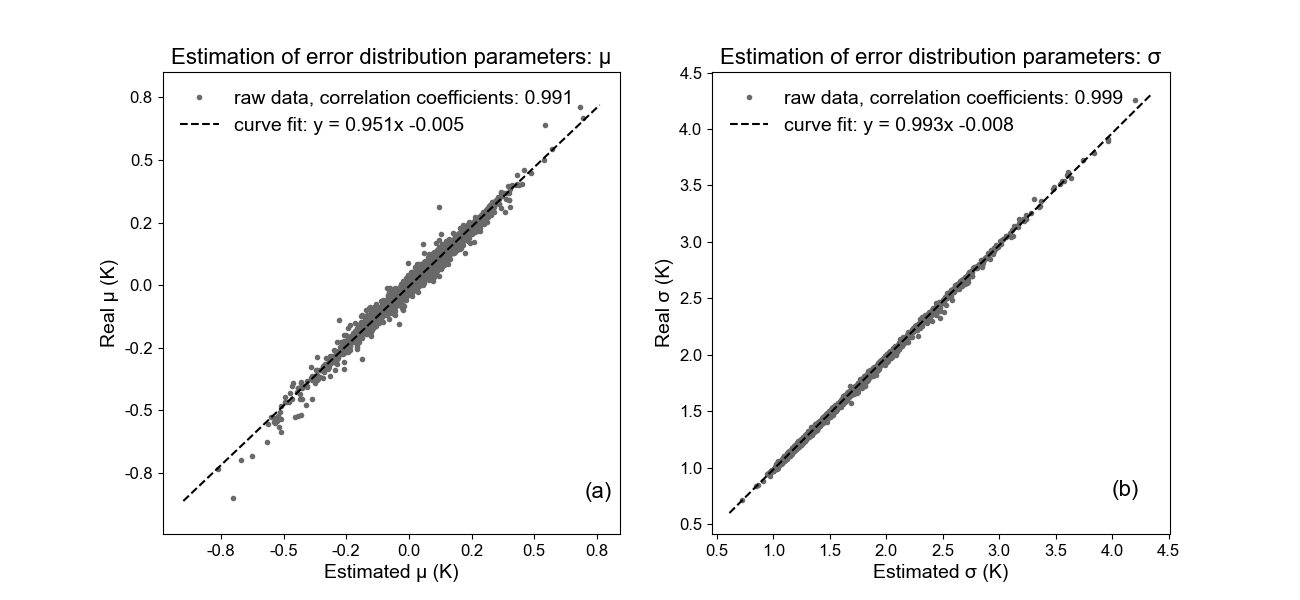

Reproduce this figure in Python.
#! /usr/bin/env python
# -*- coding: utf-8 -*-
'''
@FILE      : N01.py
@TIME      : 2024/03/29 16:08:07
@AUTHOR    : wangyu / NMC
@VERSION   : 1.0
@DESC      : 对 融合预报 误差模型 进行评估
'''


### to import parent dir files ###
# import os, sys
### this is for jupyter notebook ###
#current_folder = globals()['_dh'][0]
#parentdir = os.path.dirname(current_folder)
### this is for normal python file ###
#parentdir = os.path.dirname(os.path.dirname(os.path.abspath(__file__)))
#sys.path.insert(0,parentdir)

import numpy as np 
import pandas as pd
from scipy import stats 
import fitter 

import matplotlib
#matplotlib.use('Agg')
from matplotlib import pyplot as plt 
from matplotlib.ticker import MultipleLocator, FormatStrFormatter
from matplotlib.font_manager import FontProperties


lgd_font = FontProperties(family='Times New Roman', size=14)
title_font = {'fontname': 'Times New Roman', 'fontsize': 16}
axis_font = {'fontname': 'Times New Roman', 'fontsize': 14}
tick_font = {'fontname': 'Times New Roman', 'fontsize': 12}


def prepare(fn_err_ec, fn_err_ncep, fn_err_cma, fn_err_jp, fn_err_bld, fn_output): 
    """
    """
    raw_mat1 = pd.read_csv(fn_err_ec)
    err_mat1 = raw_mat1.iloc[:, 8:].values 
    err_mat1[err_mat1 > 9990] = np.nan 
    
    raw_mat2 = pd.read_csv(fn_err_ncep)
    err_mat2 = raw_mat2.iloc[:, 8:].values 
    err_mat2[err_mat2 > 9990] = np.nan 

    raw_mat3 = pd.read_csv(fn_err_cma)
    err_mat3 = raw_mat3.iloc[:, 8:].values 
    err_mat3[err_mat3 > 9990] = np.nan 

    raw_mat4 = pd.read_csv(fn_err_jp)
    err_mat4 = raw_mat4.iloc[:, 8:].values 
    err_mat4[err_mat4 > 9990] = np.nan 

    raw_mat_bld = pd.read_csv(fn_err_bld)
    err_mat_bld = raw_mat_bld.iloc[:, 8:].values 
    err_mat_bld[err_mat_bld > 9990] = np.nan 

    # station id 
    st_ids = raw_mat1.iloc[:, 3].values
    st_err_dif = np.zeros((len(st_ids), 24))
    st_err_dif[:, 0] = st_ids
    st_err_dif[:, 1] = raw_mat1.iloc[:, 4].values
    st_err_dif[:, 2] = raw_mat1.iloc[:, 5].values

    for i in range(len(st_ids)): 
        stid = st_ids[i]
        mae1 = np.nanmean(np.abs(err_mat1[i, :]))
        mae2 = np.nanmean(np.abs(err_mat2[i, :]))
        mae3 = np.nanmean(np.abs(err_mat3[i, :]))
        mae4 = np.nanmean(np.abs(err_mat4[i, :]))
        mae_bld = np.nanmean(np.abs(err_mat_bld[i, :]))

        # 拟合 正态分布 曲线
        fit1 = fitter.Fitter(err_mat1[i, :], xmin=-15, xmax=15, distributions=['norm'])
        fit2 = fitter.Fitter(err_mat2[i, :], xmin=-15, xmax=15, distributions=['norm'])
        fit3 = fitter.Fitter(err_mat3[i, :], xmin=-15, xmax=15, distributions=['norm'])
        fit4 = fitter.Fitter(err_mat4[i, :], xmin=-15, xmax=15, distributions=['norm'])
        fit_bld = fitter.Fitter(err_mat_bld[i, :], xmin=-15, xmax=15, distributions=['norm'])
        fit1.fit()
        fit2.fit()
        fit3.fit()
        fit4.fit()
        fit_bld.fit()
        par1 = fit1.get_best()['norm']
        par2 = fit2.get_best()['norm']
        par3 = fit3.get_best()['norm']
        par4 = fit4.get_best()['norm']
        par_bld = fit_bld.get_best()['norm']

        # ec, ncep, cma-gfs 拟合正态分布曲线的参数： loc, scale, 
        # ec
        st_err_dif[i, 3] = par1['loc']
        st_err_dif[i, 4] = par1['scale']
        st_err_dif[i, 5] = mae1
        # ncep
        st_err_dif[i, 6] = par2['loc']
        st_err_dif[i, 7] = par2['scale']
        st_err_dif[i, 8] = mae2 
        # cma-gfs
        st_err_dif[i, 9] = par3['loc']
        st_err_dif[i, 10] = par3['scale']
        st_err_dif[i, 11] = mae3
        # jp 
        st_err_dif[i, 12] = par4['loc']
        st_err_dif[i, 13] = par4['scale']
        st_err_dif[i, 14] = mae4
        # bld 
        st_err_dif[i, 15] = par_bld['loc']
        st_err_dif[i, 16] = par_bld['scale']
        st_err_dif[i, 17] = mae_bld

        # corrcoef
        ec_fst = err_mat1[i, :]
        ncep_fst = err_mat2[i, :]
        cma_fst = err_mat3[i, :]
        jp_fst = err_mat4[i, :]
        ec_fst[np.isnan(ec_fst)] = 0
        ncep_fst[np.isnan(ncep_fst)] = 0
        cma_fst[np.isnan(cma_fst)] = 0
        jp_fst[np.isnan(jp_fst)] = 0

        st_err_dif[i, 18] = np.corrcoef(ec_fst, ncep_fst)[0, 1]
        st_err_dif[i, 19] = np.corrcoef(ec_fst, cma_fst)[0, 1]
        st_err_dif[i, 20] = np.corrcoef(ec_fst, jp_fst)[0, 1]
        st_err_dif[i, 21] = np.corrcoef(ncep_fst, cma_fst)[0, 1]
        st_err_dif[i, 22] = np.corrcoef(ncep_fst, jp_fst)[0, 1]
        st_err_dif[i, 23] = np.corrcoef(cma_fst, jp_fst)[0, 1]

    # 对 st_err_dif, 按 pdf 误差 从大到小 排序
    header1 = 'stid, lon, lat, ec_norm_loc, ec_norm_scale, ec_mae, \
                ncep_norm_loc, ncep_norm_scale, ncep_mae, cma_norm_loc, cma_norm_scale, cma_mae, \
                jp_norm_loc, jp_norm_scale, jp_mae, blend_norm_loc, blend_norm_scale, blend_mae, \
                cc_ec_ncep, cc_ec_cma, cc_ec_jp, cc_ncep_cma, cc_ncep_jp, cc_cma_jp'
    fmt1 = '%d %.2f %.2f'+'%8.4f'*21
    np.savetxt(fn_output, st_err_dif, fmt=fmt1, header=header1)



def figN01(fn_data): 
    dmat = np.loadtxt(fn_data, )
    data_df = pd.DataFrame(dmat, columns=['stid', 'lon', 'lat', 
                                          'ec_loc', 'ec_scale', 'ec_mae', 
                                          'ncep_loc', 'ncep_scale', 'ncep_mae', 
                                          'cma_loc', 'cma_scale', 'cma_mae', 
                                          'jp_loc', 'jp_scale', 'jp_mae', 
                                          'blend_loc', 'blend_scale', 'blend_mae', 
                                          'cc_ec_ncep', 'cc_ec_cma', 'cc_ec_jp', 
                                          'cc_ncep_cma', 'cc_ncep_jp', 'cc_cma_jp'])

    data_df.dropna(axis=0, inplace=True)


    ec_loc = data_df['ec_loc'].values
    ec_scale = data_df['ec_scale'].values
    ec_mae = data_df['ec_mae'].values 
    ncep_loc = data_df['ncep_loc'].values
    ncep_scale = data_df['ncep_scale'].values
    ncep_mae = data_df['ncep_mae'].values 
    cma_loc = data_df['cma_loc'].values
    cma_scale = data_df['cma_scale'].values
    cma_mae = data_df['cma_mae'].values 
    jp_loc = data_df['jp_loc'].values
    jp_scale = data_df['jp_scale'].values
    jp_mae = data_df['jp_mae'].values 
    bld_loc_real = data_df['blend_loc'].values
    bld_sig_real = data_df['blend_scale'].values
    cc_ec_ncep = data_df['cc_ec_ncep'].values 
    cc_ec_cma = data_df['cc_ec_cma'].values 
    cc_ec_jp = data_df['cc_ec_jp'].values
    cc_ncep_cma = data_df['cc_ncep_cma'].values 
    cc_ncep_jp = data_df['cc_ncep_jp'].values
    cc_cma_jp = data_df['cc_cma_jp'].values

    _w1 = 1/(ec_mae)
    _w2 = 1/(ncep_mae)
    _w3 = 1/(cma_mae)
    _w4 = 1/(jp_mae)
    w1 = _w1/(_w1 + _w2 + _w3 + _w4)
    w2 = _w2/(_w1 + _w2 + _w3 + _w4)
    w3 = _w3/(_w1 + _w2 + _w3 + _w4)
    w4 = 1 - w1 - w2 - w3

    def sig_cal(w1, w2, w3, w4, sig1, sig2, sig3, sig4, cc12, cc13, cc14, cc23, cc24, cc34): 
        ws1 = w1*sig1 
        ws2 = w2*sig2 
        ws3 = w3*sig3 
        ws4 = w4*sig4
        term1 = ws1**2 + ws2**2 + ws3**2 + ws4**2
        term2 = cc12*ws1*ws2 + cc13*ws1*ws3 + cc14*ws1*ws4+ cc23*ws2*ws3 + cc24*ws2*ws4 + cc34*ws3*ws4
        return np.sqrt(term1 + 2*term2)

    # estimate the blending error distribution 
    bld_loc_est = w1 * ec_loc + w2 * ncep_loc + w3*cma_loc + w4*jp_loc
    bld_sig_est = sig_cal(w1, w2, w3, w4, ec_scale, ncep_scale, cma_scale, jp_scale, 
                          cc_ec_ncep, cc_ec_cma, cc_ec_jp, cc_ncep_cma, cc_ncep_jp, cc_cma_jp)

    #### 回归测试 ####
    # 回归 - μ
    reg_miu = stats.linregress(bld_loc_est, bld_loc_real)
    xmin1 = min(np.min(bld_loc_est), np.min(bld_loc_real)) - 0.05
    xmax1 = max(np.max(bld_loc_est), np.max(bld_loc_real)) + 0.05 
    x1 = np.linspace(xmin1, xmax1, 100)    
    y1 = reg_miu.slope*x1 + reg_miu.intercept
    # 回归 - σ
    reg_sig = stats.linregress(bld_sig_est, bld_sig_real)
    xmin2 = max(0, min(np.min(bld_sig_est), np.min(bld_sig_real)) - 0.1)
    xmax2 = max(np.max(bld_sig_est), np.max(bld_sig_real)) + 0.1 
    x2 = np.linspace(xmin2, xmax2, 100)    
    y2 = reg_sig.slope*x2 + reg_sig.intercept

    #### 绘图 ####
    fig = plt.figure(figsize=(13, 6))
    ax1 = fig.add_subplot(1, 2, 1)
    ax1.plot(bld_loc_est, bld_loc_real, '.', color='dimgray', label='raw data, correlation coefficients: %.3f' % np.corrcoef(bld_loc_est, bld_loc_real)[0, 1])
    ax1.plot(x1, y1, 'k--', label='curve fit: y = %.3fx %.3f' % (reg_miu.slope, reg_miu.intercept))
    ax1.axis('equal')
    ax1.legend(prop=lgd_font, framealpha=0)
    ax1.set_title('Estimation of error distribution parameters: μ', fontdict=title_font)
    ax1.set_xlabel('Estimated μ (℃)', fontdict=axis_font)
    ax1.set_ylabel('Real μ (℃)', fontdict=axis_font)
    ax1.set_xticklabels(ax1.get_xticks(), fontdict=tick_font)
    ax1.set_yticklabels(ax1.get_yticks(), fontdict=tick_font)
    ax1.xaxis.set_major_formatter(FormatStrFormatter('%.1f'))
    ax1.yaxis.set_major_formatter(FormatStrFormatter('%.1f'))
    ax1.text(0.7, -0.85, '(a)', fontdict=title_font)

    ax2 = fig.add_subplot(1, 2, 2)
    ax2.plot(bld_sig_est, bld_sig_real, '.', color='dimgray', label='raw data, correlation coefficients: %.3f' % np.corrcoef(bld_sig_est, bld_sig_real)[0, 1])
    ax2.plot(x2, y2, 'k--', label='curve fit: y = %.3fx %.3f' % (reg_sig.slope, reg_sig.intercept))
    ax2.axis('equal')
    ax2.legend(prop=lgd_font, framealpha=0)
    ax2.set_title('Estimation of error distribution parameters: σ', fontdict=title_font)
    ax2.set_xlabel('Estimated σ (℃)', fontdict=axis_font)
    ax2.set_ylabel('Real σ (℃)', fontdict=axis_font)
    ax2.set_xticklabels(ax2.get_xticks(), fontdict=tick_font)
    ax2.set_yticklabels(ax2.get_yticks(), fontdict=tick_font)
    ax2.text(4.0, 0.75, '(b)', fontdict=title_font)

    plt.savefig('N01.png')
    #plt.show()



if __name__ == "__main__": 
    fn_err_ec = './result_train/BC_fcst_err_ecmwf_024.csv'
    fn_err_ncep = './result_train/BC_fcst_err_ncep_024.csv'
    fn_err_cma = './result_train/BC_fcst_err_cma_024.csv'
    fn_err_jp = './result_train/BC_fcst_err_jp_024.csv'
    fn_err_bld = './result_train/bld_basic1_err_ec_ncep_cma_jp_024.csv'
    fn_output = './result_train/bld_basic1_pdf_ec_ncep_cma_jp_024.txt'

    #prepare(fn_err_ec, fn_err_ncep, fn_err_cma, fn_err_jp, fn_err_bld, fn_output)
    figN01(fn_output)